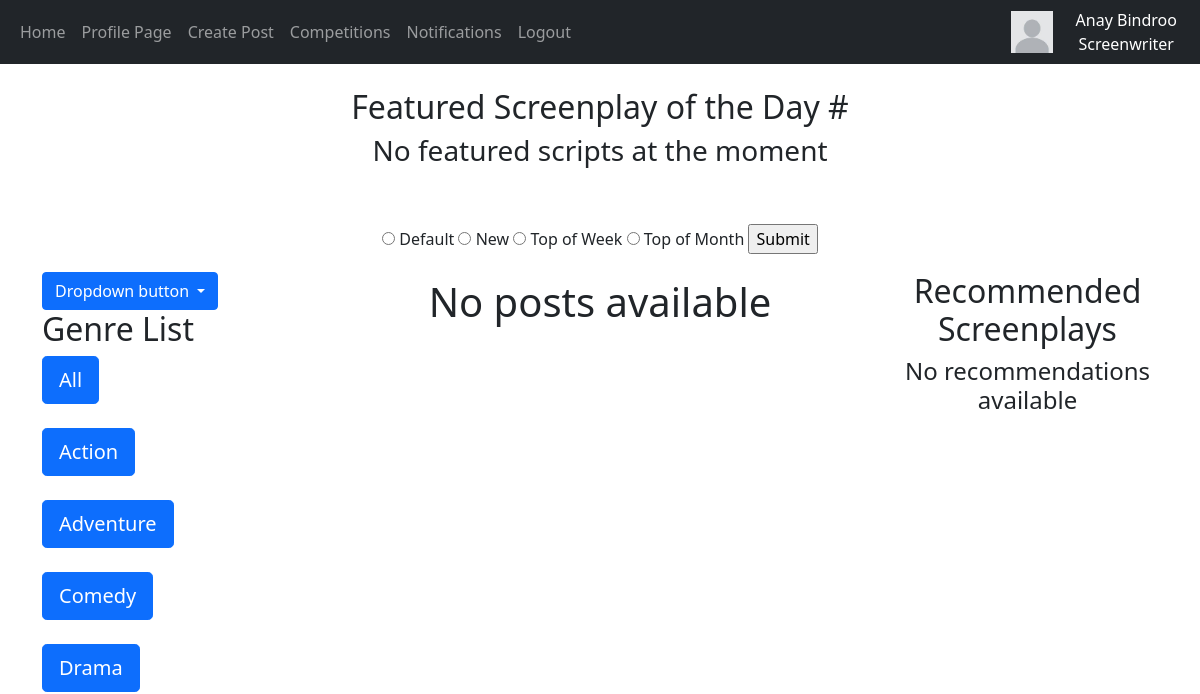
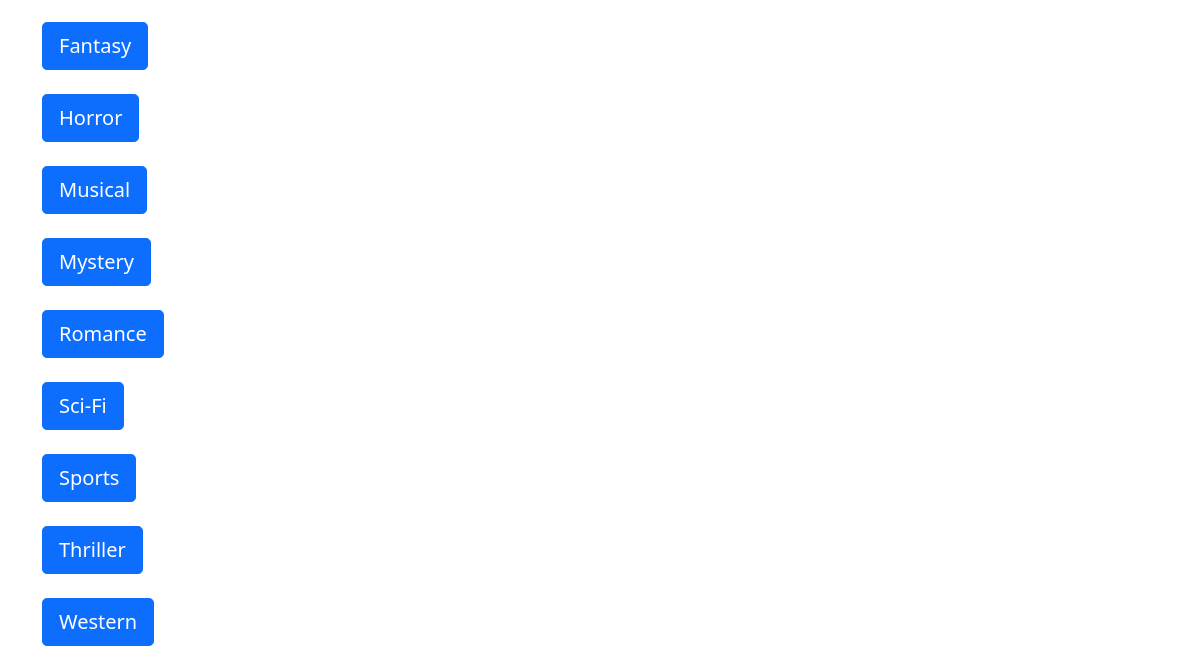
/home (signed in), run on an earlier commit of the app's database (2 pictures, top to bottom).
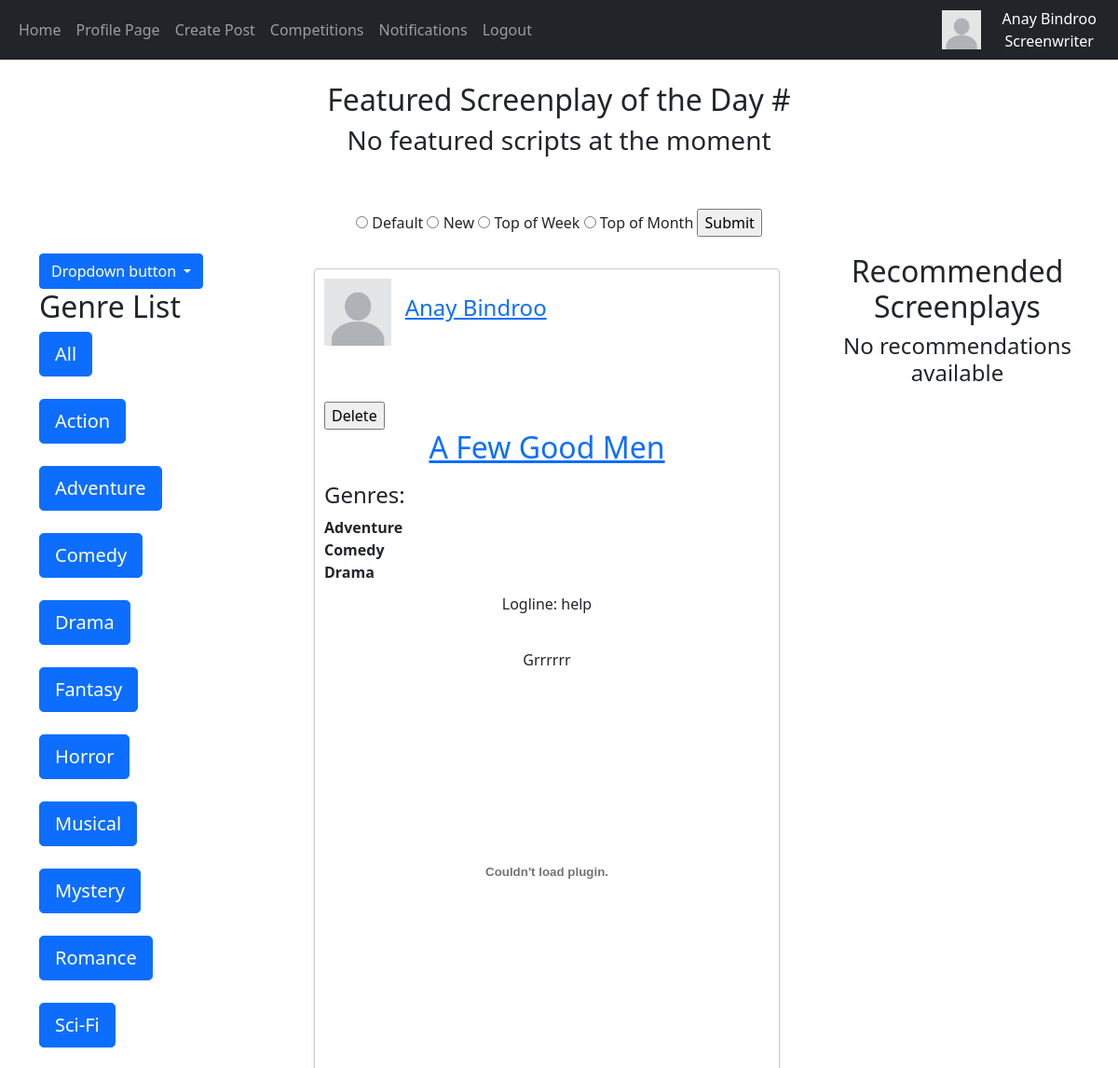
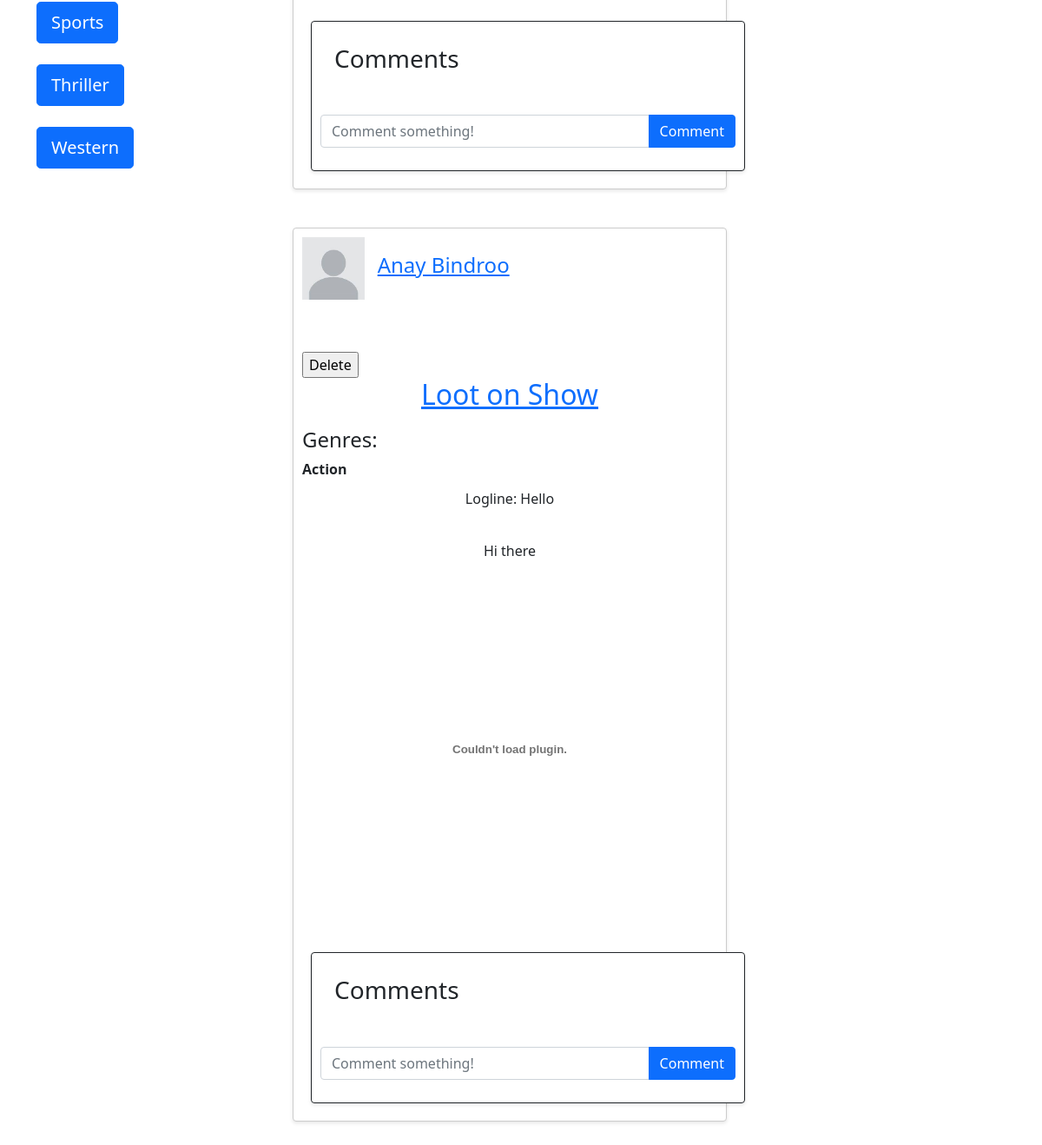
And on a later commit of the database (2 pictures, top to bottom).
### website/models.py (models this page shows)
class Screenplays(db.Model):
    __tablename__ = "Screenplays"
    scriptid = db.Column(db.Integer, primary_key=True)
    writerid = db.Column(db.Integer, db.ForeignKey('Screenwriters.writerid', ondelete="CASCADE"), nullable=False)
    title = db.Column(db.String(300))
    logline = db.Column(db.String(165))
    message = db.Column(db.Text)
    screenplay = db.Column(db.String(300))
    fullfile = db.Column(db.String(300))
    avgrating = db.Column(db.Float)
    date_created = db.Column(db.Date, default=func.current_date())
    datetime_created = db.Column(db.DateTime(timezone=True), default=func.now())
    scripts = db.relationship('Notifications', backref="script", passive_deletes=True)
    scriptscommented = db.relationship('Comments', backref="script", passive_deletes=True)
    liked = db.relationship('LikedScreenplays', backref="script", passive_deletes=True)
    scripts2 = db.relationship('ScriptHas', backref="script", passive_deletes=True)
    liked2 = db.relationship('FeaturedScripts', backref="script", passive_deletes=True)

class Users(db.Model, UserMixin):
    __tablename__ = "Users"
    id = db.Column(db.Integer, primary_key=True)
    email = db.Column(db.String(150), unique=True)
    username = db.Column(db.String(150), unique=True)
    forename = db.Column(db.String(75), unique=True)
    surname = db.Column(db.String(75))
    password = db.Column(db.String(150))
    accounttype = db.Column(db.Integer)
    profilepic = db.Column(db.String(), nullable=True)
    biography = db.Column(db.Text)
    insta = db.Column(db.String(), nullable=True)
    twitter = db.Column(db.String(), nullable=True)
    date_created = db.Column(db.DateTime(timezone=True), default=func.now())
    writers = db.relationship('Screenwriters', backref="user", passive_deletes=True)
    producers = db.relationship('Producers', backref="user", passive_deletes=True)

class ScriptHas(db.Model):
    __tablename__ = "ScriptHas"
    scriptid = db.Column(db.Integer, db.ForeignKey('Screenplays.scriptid'), primary_key=True)
    genreid = db.Column(db.Integer, db.ForeignKey('Genres.genreid'), primary_key=True)

class Genres(db.Model):
    __tablename__ = "Genres"
    genreid = db.Column(db.Integer, primary_key=True)
    genre = db.Column(db.String(50))
    genres = db.relationship('ScriptHas', backref="has")
    genres2 = db.relationship('CompHas', backref="has")

### website/views.py (the view)
@views.route("/")
@views.route("/home", methods=['GET', 'POST'])
@login_required
def home():
    if current_user.accounttype == 1:
        writer = Screenwriters.query.filter_by(userid=current_user.id).first()
        recs = GiveRecommendations(writer.writerid)
    else:
        recs = None
    posts1 = Screenplays.query.order_by(Screenplays.avgrating.desc())
    posts = []
    for i in posts1:
        if i.date_created == date.today():
            posts.append(i)
    comments = Comments.query.all()
    scripthas = ScriptHas.query.all()
    likes = LikedScreenplays.query.all()
    featured = Queue(5)
    LoadFeatured(featured, date.today())
    script = featured.queue[featured.head]
    if (script != None) and (datetime.now() >= script.dequeuedatetime): #When the screenplay's time is up, the screenplay is dequeued and removed from the table
        featured.dequeue()
        feature = FeaturedScripts.query.filter_by(scriptid = script.scriptid).first()
        db.session.delete(feature)
        db.session.commit()
    return flask.render_template("home.html", user=current_user, posts=posts, comments=comments, scripthas=scripthas, recs=recs, likes=likes, script=featured.queue[featured.head], featured=featured)

### website/views.py (called while the page is built, shortened)
def GiveRecommendations(writerid):
    posts = LikedScreenplays.query.filter(LikedScreenplays.rating > 3.5).all()
    postids = []
    for i in posts:
        if i.writerid == writerid:
            postids.append(i.scriptid) #The ScriptIDs of the posts the user has rated above 3.5 are stored in a list.
    if len(postids) == 0: #Validates if the query returned any data
        recs = None
        return recs

### website/templates/home.html (shortened to what the changed rows need)
{% extends "base.html" %}
{% block content %}
<!DOCTYPE html>
<html lang="en">
<head>
    <link rel="stylesheet" href="https://cdn.jsdelivr.net/npm/bootstrap-icons@1.5.0/font/bootstrap-icons.css">
    <link href="https://cdn.jsdelivr.net/npm/bootstrap@5.0.1/dist/css/bootstrap.min.css" rel="stylesheet">
</head>
<body>
    {% if featured %}
        <div style="text-align: center">
            <h2>Featured Screenplay of the Day #{{script.featuredid}}</h2>
        </div>
    {% endif %}
    <br><br>
    <div class="row">
        <div style="text-align:left" class="col-3">
            <br><br>
            <h2>Genre List</h2>
        </div>
        <div class="col-6" style="text-align:center">
            <br>
            <div id="posts">
            {% if posts %}
                {% for post in posts %}
                <div class="card">
                    <div class="user-info">
                        {% if post.writer.user.profilepic %}
                            <img src="{{ url_for('static', filename='images/'+ post.writer.user.profilepic) }}" width = "110px" height = "110px" alt="Profile picture" class="profile-pic">
                        {% else %}
                            <img src="/static/images/default.jpg" alt="Default profile picture" width = "110px" height = "110px" class="profile-pic">
                        {% endif %}
                        <a href="/profilepage/{{post.writer.user.id}}" class="username"><h4>{{post.writer.user.username}}</h4></a>
                    </div>
                    {% if user.id == post.writer.user.id %}
                        <form action = /delete-post/{{post.scriptid}} method="POST">
                            <input class="delete-button" type="submit" value="Delete" onclick="return confirm('Are you sure you want to delete this post?')">
                        </form>
                    {% endif %}
                    {% if post.screenplay %}
                        <a style="text-align: center" href="/script/{{post.scriptid}}" target="_blank"><h2>{{post.title}}</h2></a>
                    {% else %}
                        <div style="text-align: center"><h2>{{post.title}}</h2></div>
                    {% endif %}
                    <div class="genres">
                        <h4>Genres:</h4>
                        {% for script in scripthas %}
                                {% if script.scriptid == post.scriptid %}
                                    <b>{{script.has.genre}}</b><br>
                                {% endif %}
                        {% endfor %}
                    </div>
                    <p class="logline">Logline: {{post.logline}}</p>
                    <p class="message">{{post.message}}</p>
                    {% if post.screenplay %}
                        <embed class="pdf-embed" style="text-align: center;" src="{{url_for('static', filename='images/'+ post.screenplay)}}#toolbar=0" width = "100%" height = "550px%">
                    {% else %}
                        <h2>Screenplay not available</h2>
                    {% endif %}
                    <br>
                    {% if user.accounttype == 1 %}
                        <div class="card border-dark">
                            <div class="card-body">
                            <h3>Comments</h3>
                            </div>
                            <br>
                            <form class="input-group mb-3"method="POST" action="/create-comment/{{post.scriptid}}">
                                <input type="text" id="text" name="text" class="form-control" placeholder="Comment something!"/>
                                <button type="submit" class="btn btn-primary">Comment</button>
                            </form>
                        </div>
                        {% endif %}
                </div>
                <br>
                    {% endfor %}
            {% else %}
            <h1>No posts available</h1>
            {% endif %}
            </div>
        </div>
        {% if user.accounttype == 1 %}
            <div class="col-3" style="text-align:center">
                <br>
                <br>
                <h2>Recommended Screenplays</h2>
            </div>
        {% endif %}
    </div>
</body>
</html>
{% endblock %}

What changed in the data, as far as the page shows it:
now on this page (row edited): Screenplays: writer.user.username "Anay Bindroo", title "A Few Good Men", logline "help", message "Grrrrrr"
now on this page (row unchanged): ScriptHas: has.genre "Adventure", shown under "Anay Bindroo"
now on this page (row unchanged): ScriptHas: has.genre "Comedy", shown under "Anay Bindroo"
now on this page (row unchanged): ScriptHas: has.genre "Drama", shown under "Anay Bindroo"
now on this page (row edited): Screenplays: writer.user.username "Anay Bindroo", title "Loot on Show", logline "Hello", message "Hi there"
now on this page (row unchanged): ScriptHas: has.genre "Action", shown under "Anay Bindroo"
Also different on the page:
text no longer shown: "No posts available"
